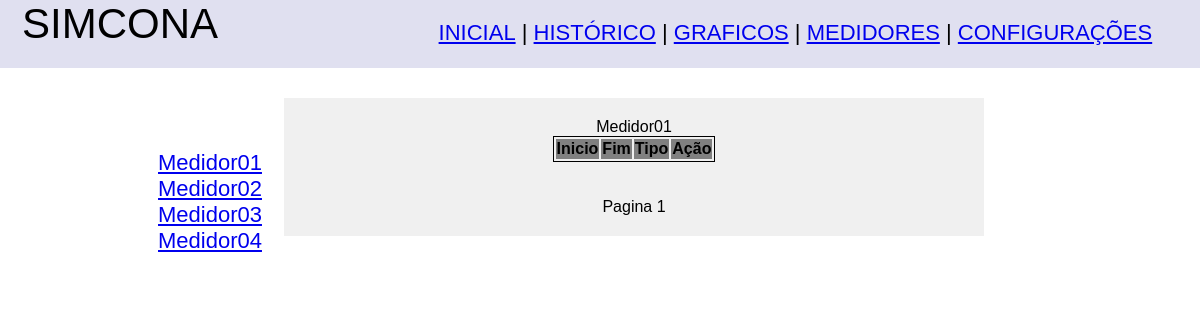
/exibeanotacoes.php, run on an earlier commit of the app's database.
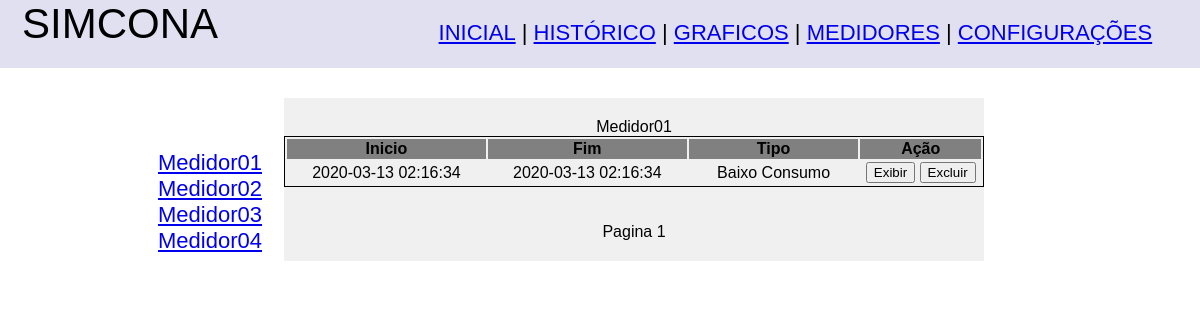
And on a later commit of the database.
### tables this page shows
CREATE TABLE Medidor (
id INT AUTO_INCREMENT PRIMARY KEY ,
nome VARCHAR(255),
topico VARCHAR(255),
descricao VARCHAR(512),
fator DECIMAL(4,3)
);

CREATE TABLE Anotacao (
id BIGINT AUTO_INCREMENT PRIMARY KEY,
horaInicio DATETIME,
horaFim DATETIME,
tipoAnotacao INT,
idMedidor INT,
modelado BOOLEAN DEFAULT FALSE,
FOREIGN KEY(tipoAnotacao) REFERENCES TipoAnotacao (idTipo),
FOREIGN KEY(idMedidor) REFERENCES Medidor (id)
);

CREATE TABLE TipoAnotacao (
idTipo INT PRIMARY KEY,
nome VARCHAR(255)
);

### html/cntrl/medidorfcn.php (called while the page is built, shortened)
<?php
function buscaMedidores()
	{
	$pdo = Banco::obterConexao();
	$statement = $pdo->prepare("SELECT * FROM Medidor ORDER BY id asc;");
	$statement->execute();
	return($statement->fetchAll());
	}

### html/cntrl/anotacao.php (called while the page is built, shortened)
<?php
function retornaTiposAnotacao()
	{
	$pdo = Banco::obterConexao();
	$statement = $pdo->prepare("SELECT idTipo, nome  FROM tipoAnotacao");
	$statement->execute();
	return($statement->fetchAll());
	}
function retornaAnotacoes($pagina, $medidorAnotacao)
	{
	$pdo = Banco::obterConexao();
	$statement = $pdo->prepare("SELECT id, horaInicio, horaFim, tipoAnotacao FROM Anotacao WHERE idMedidor = ".$medidorAnotacao." ORDER BY id ASC LIMIT ".(($pagina-1)*15).", 15");
	$statement->execute();
	return($statement->fetchAll());
	}
?>

### html/exibeanotacoes.php (the view, shortened to what this page needs)
<!DOCTYPE html>
<html>
<head>
	<link rel="stylesheet" type="text/css" href="reset.css">
	<link rel="stylesheet" type="text/css" href="css.css">
</head>
<body>
<?php
	require_once('cntrl/medidorfcn.php');
	require_once('cntrl/anotacao.php');
?>
<center>
	<div class="corpo">
		<?php
			$paginaatual = 1;
			$todosMedidores = buscaMedidores();
			$medidorAtual = $todosMedidores[0]['id'];
			$tiposdeanotacao = retornaTiposAnotacao();
			?>
				<div class="menuesquerda"><br><br>
					<?php
					for ($i=0; $i < (count($todosMedidores)); $i++) {
					?>
					<a href="exibeanotacoes.php?medidor=<?php echo $todosMedidores[$i]['id']; ?>">
					<?php echo $todosMedidores[$i]['nome'];?>
					</a><br><?php
					}?>
				</div>
		<center>
			<div class="anotacoes"><?php echo $todosMedidores[$medidorAtual - 1]['nome']; ?>
				<table class="anotacoes">
					<tr >
						<th class="anotacao">Inicio</td>
						<th class="anotacao">Fim</td>
						<th class="anotacao">Tipo</td>
						<th class="anotacao">Ação</td>
					</tr>
				<?php
				$anotacoes = retornaAnotacoes($paginaatual, $medidorAtual);
				foreach ($anotacoes as &$anotacao)
					{
					?>
					<tr>
						<form method="post" action="graficoanotacao.php?medidor=<?php echo $medidorAtual ?>">
							<td class="horario"><?php echo $anotacao['horaInicio']; ?></td>
							<td class="horario"><?php echo $anotacao['horaFim']; ?></td>
							<td class="tipoanotacao"><?php echo $tiposdeanotacao[($anotacao['tipoAnotacao'])]['nome']; ?></td>
							<td class="acao"><button type="submit" name="exibir" value="<?php echo $anotacao['id']; ?>">Exibir</button>
							<button type="submit" name="excluir" value="<?php echo $anotacao['id']; ?>">Excluir</button>
							</td>
						</form>
					</tr>
					<?php
					}
				?>
				</table>
				<center>
				<br><br>
				<?php
				echo "Pagina ".($paginaatual);
				?>
				</center>
			</div>
		</center>
	</div>
</body>
</html>

### html/css.css (style rules this page uses)
div { font-family:helvetica; }
div.supbar { width: 100%; height: 68px; border: 0px solid #730021; background-color:#E0E0F0; }
div.logo { float: left; width: 20%; height: 60px; margin: auto; border: 0px solid #73AD21; font-size:42px; }
div.menu { float: right; font-size:22px; height: 40px; width: 70%; margin: auto; border: 0px solid #73AD21; padding-top:20px; }
div.anotacoes { border: 0px solid #ffaa00; height: 100%; width: 700px; float: right; margin-top:30px; margin-right:10%; padding-top:20px; padding-bottom:20px; position:relative; background-color: #f0f0f0; }
div.corpo { border: 0px solid #ff0000; height: 100%; width: 80%; display: table; }
div.menuesquerda { font-size:22px; border: 0px solid #ffaa00; height: 500px; width: 130px; float: left; padding-top:30px; padding-left:5px; margin-left:20px; }
table.anotacoes { border: 1px solid black; }
td.tipoanotacao { width: 170px; text-align:center; }
td.horario { width: 200px; text-align:center; }
td.acao { width: 120px; text-align:center; }
th.anotacao { background-color:gray; }
ul#menuh li { display:inline; }

What changed in the data, as far as the page shows it:
added anotacao: horaInicio "2020-03-13 02:16:34", horaFim "2020-03-13 02:16:34", tipoAnotacao.nome "Baixo Consumo", $anotacao['id'] 1 (drawn)
